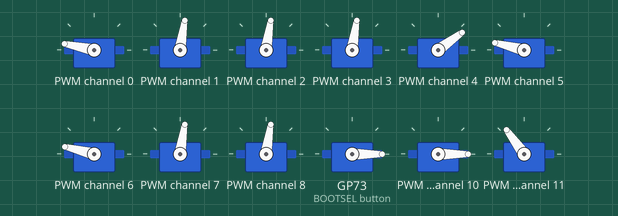
Simulated run of this program. Board: Raspberry Pi Pico running MicroPython. On the bench: 12 × servo. Servo angles are drawn from the pulse width (0.5 ms = 0°, 2.5 ms = 180°).

Above: at 0.4 s.
At 3.88 s:
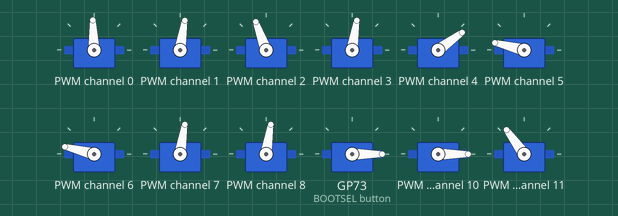
At 4.49 s:
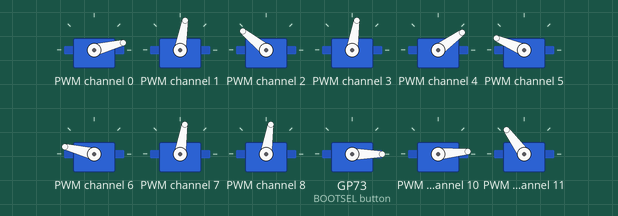
At 5.39 s:
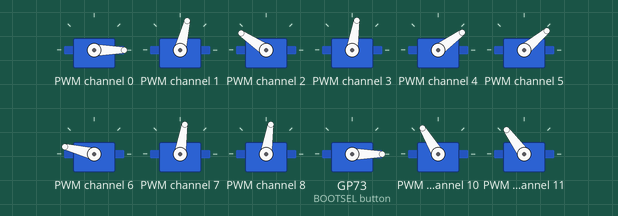
At 6.59 s:
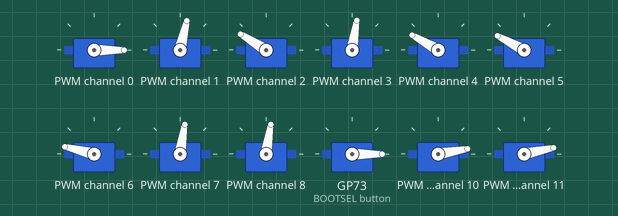
At 8.6 s:
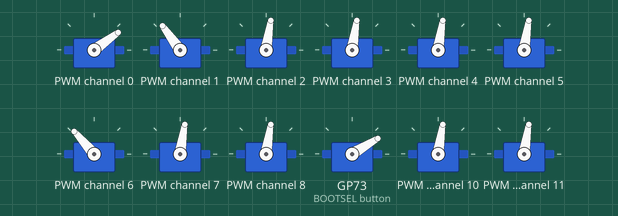
Timing chart, 0 to 10.1 s (numbered marks = the images above):
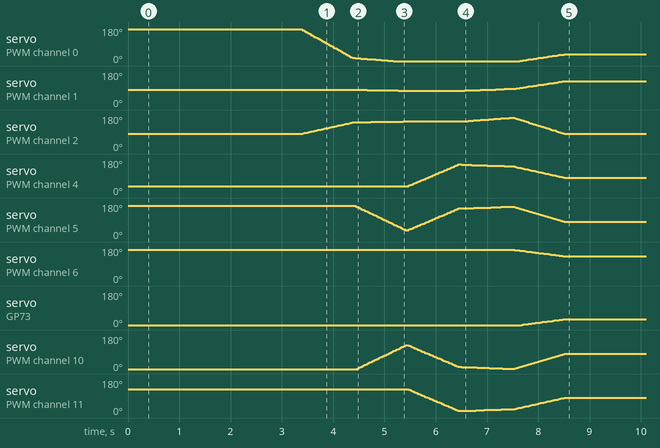

Measured:
- by itself, servo on PWM channel 1: 81° → 80° at 4.5 s, → 79° 0.20 s later, → 78° 0.17 s later, → 77° 0.27 s later, … (45 changes in this stretch)
- by itself, servo on PWM channel 2: rises from 81° to 166° in 4.1 s, then falls to 81° in 1.0 s
- by itself, servo on PWM channel 4: rises from 36° to 151° in 0.97 s, then falls to 81° in 2.1 s
- by itself, servo on PWM channel 6: moves from 166° to 131° over 0.97 s
- by itself, servo on GP73 (BOOTSEL button): moves from 0° to 31° over 0.83 s

The program:

vehicle2robot.py
```python
from machine import Pin, PWM, I2C, Timer

PCA9685_ADDR = 0x40
FREQ = 50.0  # サーボ信号周波数
MAX_DUTY = 4096.0 # 周期内の分割数
MIN_PULSE = 400  # 最小パルス幅　msec at 0°
MAX_PULSE = 2400  # 最大パルス幅  msec at 180°
MAX_DUTY_G = 65025.0 # 周期内の分割数
MIN_PULSE_G = 600  # 最小パルス幅　msec at 0°
MAX_PULSE_G = 2400  # 最大パルス幅  msec at 180°
TIM_FREQ = 30

i2c = I2C(0,scl=Pin(1),sda=Pin(0),freq=100000)
data = bytearray(4)
servos = [PWM(Pin(6)),PWM(Pin(7)),PWM(Pin(8)),PWM(Pin(9)),PWM(Pin(10))]
angles = [
    [177, 90, 90,  90, 45,175,175, 90,  90,  5,  5,135, 90,  90, 90,  3, 90,90,77,90,90, 30],
    [177, 90, 90,  90, 45,175,175, 90,  90,  5,  5,135, 90,  90, 90,  3, 90,90,77,90,90,100],
    [ 25, 90,150,  90, 45,175,175, 90,  90,  5,  5,135, 90,  30, 90,155, 90,90,77,90,90, 30],
    [  5, 85,155,  90, 45, 45,175, 90,  90,  5,135,135, 90,  25, 95,175, 90,90,77,90,90, 30],
    [  5, 85,155,  90,160,160,175, 90,  90,  5, 20, 20, 90,  25, 95,175, 90,90,77,90,90, 30],
    [  5, 95,175,  90,150,170,175, 90,  90,  5, 10, 30, 90,   5, 85,175, 90,90,77,90,90, 30],
    [ 45,135, 90,  90, 90, 90,140, 90,  90, 40, 90, 90, 90,  90, 45,135, 90,90,177,90,90, 30],
    [ 45,135, 90,  90, 90, 90,140, 90,  90, 40, 90, 90, 90,  90, 45,135, 90,90,177,90,90, 30]
    ]


correct = [0,0,0, 0,0,0,0,0, 0,0,0,0,0, 0,0,0, 0,0,0,0,0]
keyFrame = 0
nextKeyFrame = 1
divCount = 0

servoFlag = False
tim = Timer()

def tick(timer):
    global servoFlag
    servoFlag = True

tim.init(freq=TIM_FREQ, mode=Timer.PERIODIC, callback=tick)

def reg_write(i2c, addr, reg, data, length):
    msg = bytearray()
    for i in range(length):
        msg.append(data[i])
    i2c.writeto_mem(addr, reg, msg)

data[0] = 0b00010001
reg_write(i2c, PCA9685_ADDR, 0x00, data, 1)
data[0] = 121
reg_write(i2c, PCA9685_ADDR, 0xFE, data, 1)
data[0] = 0b00100001
reg_write(i2c, PCA9685_ADDR, 0x00, data, 1)

for i in range(5):
    servos[i].freq(50)

while True:
    if servoFlag == True:
        servoFlag = False

        divCount+=1
        if divCount > angles[nextKeyFrame][21]:
            divCount = 0
            keyFrame = nextKeyFrame
            nextKeyFrame+=1
            if nextKeyFrame > 7:
                nextKeyFrame = 6
        for i in range(16):
            if angles[nextKeyFrame][i] < 0:
                width = 0
            else:
                angle = angles[keyFrame][i] + (angles[nextKeyFrame][i] - angles[keyFrame][i]) * divCount / angles[nextKeyFrame][21] + correct[i]
                width = MAX_DUTY\
            * (MIN_PULSE + (MAX_PULSE - MIN_PULSE) / 180 * angle)\
            * FREQ / 1000000
            data[0] = 0x00
            data[1] = 0x00
            data[2] = 0x00ff & int(width)
            data[3] = (0xff00 & int(width))>>8
            reg_write(i2c, PCA9685_ADDR, 0x06+i*4, data, 4)

        for i in range(16,21):

            if angles[keyFrame][i]<0:
                servos[i-16].duty_u16(0)
            else:
                angle = angles[keyFrame][i] + (angles[nextKeyFrame][i] - angles[keyFrame][i]) * divCount / angles[nextKeyFrame][21] + correct[i]
                width = MAX_DUTY_G\
            * (MIN_PULSE_G + (MAX_PULSE_G - MIN_PULSE_G) / 180 * angle)\
            * FREQ / 1000000
                servos[i-16].duty_u16(int(width))
```
